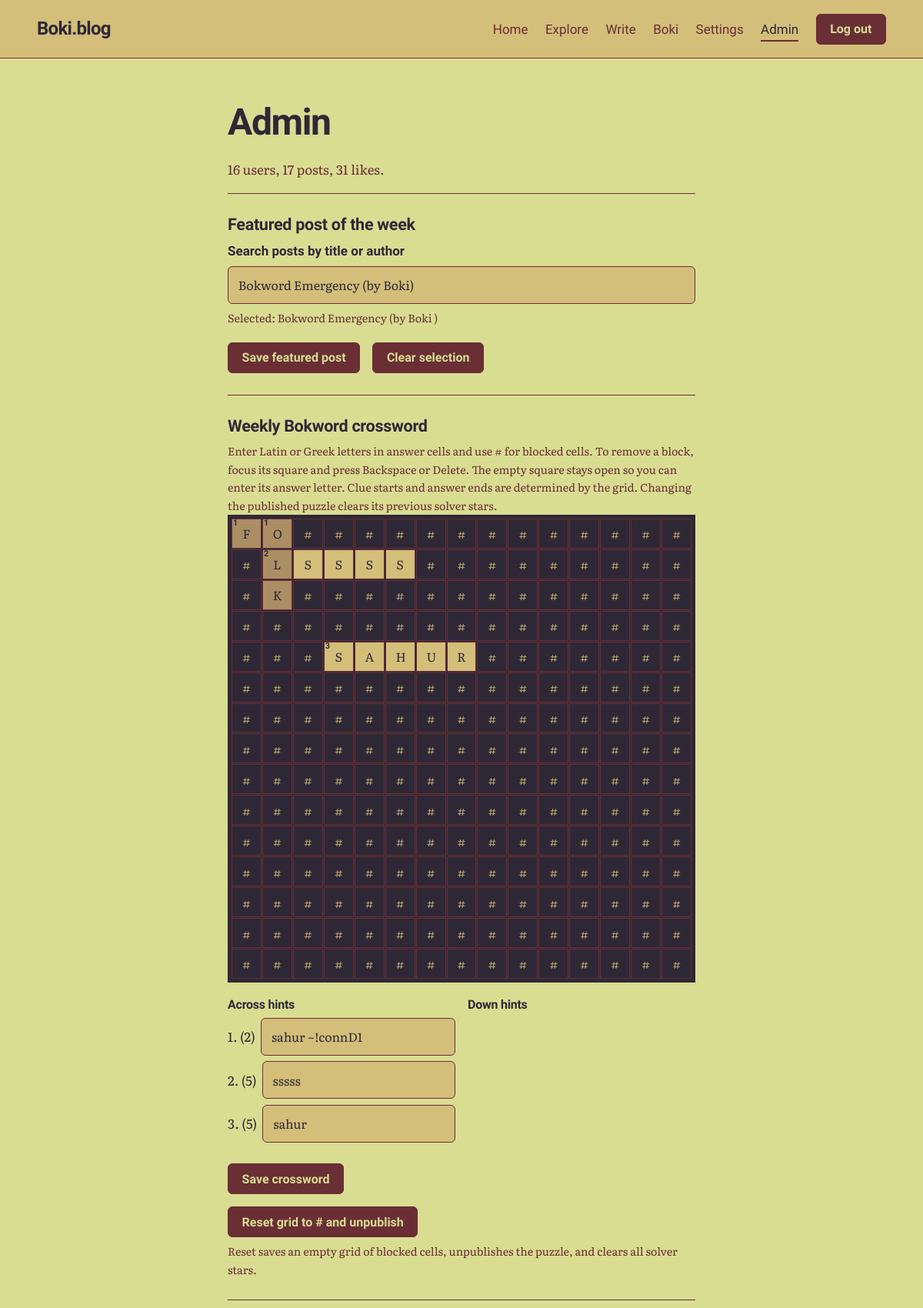
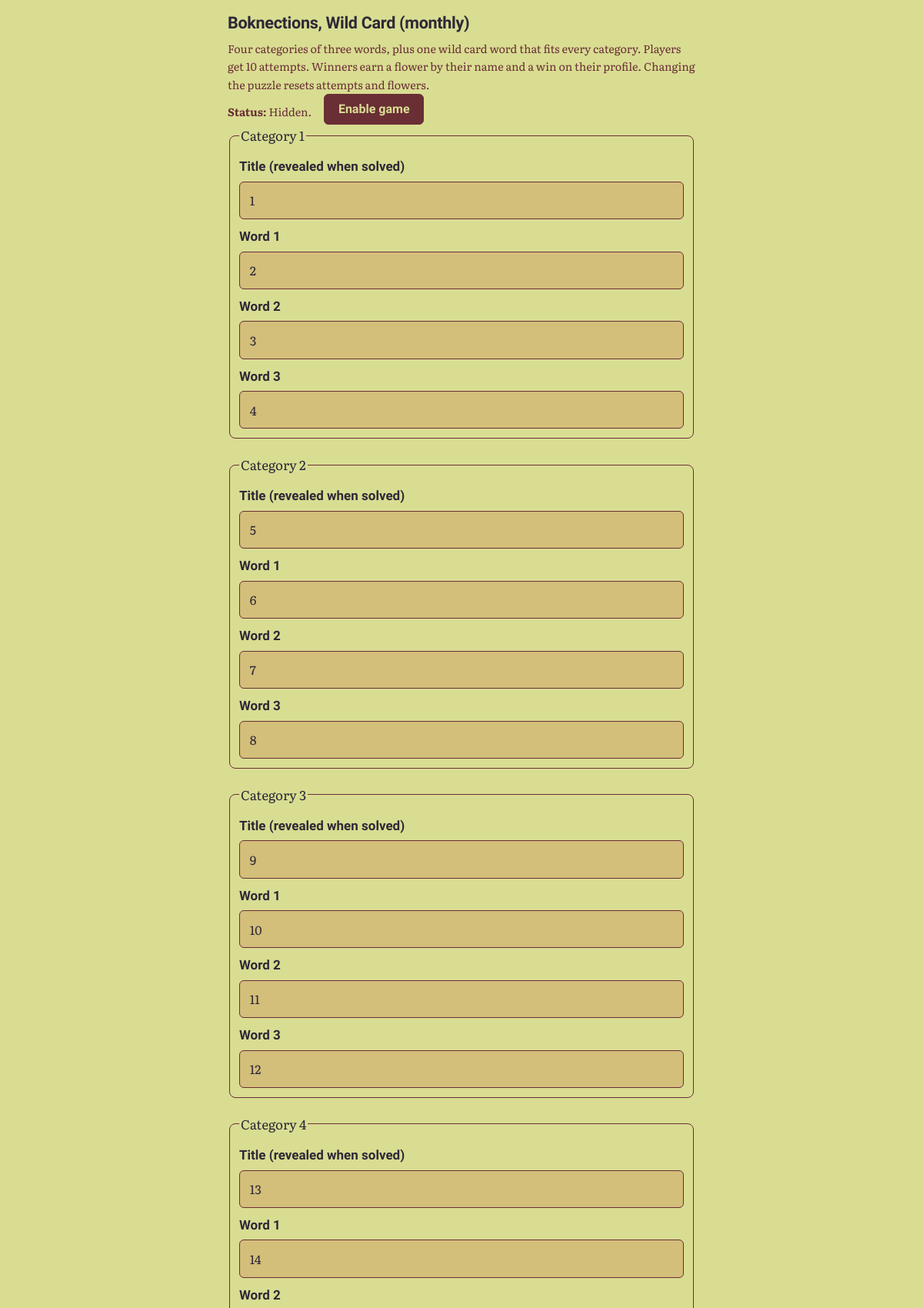
The page /admin (signed in, upper part) on the database its author committed (2 pictures, top to bottom).
### tables this page shows
CREATE TABLE users (
    id            INTEGER PRIMARY KEY,
    username      TEXT NOT NULL UNIQUE COLLATE NOCASE,
    password_hash TEXT NOT NULL,
    is_admin      INTEGER NOT NULL DEFAULT 0,
    created_at    TEXT NOT NULL DEFAULT (datetime('now')),
    bio           TEXT NOT NULL DEFAULT '',
    avatar        TEXT,
    profile_bg    TEXT NOT NULL DEFAULT '#D9DD92',
    profile_text  TEXT NOT NULL DEFAULT '#2E2836'
, avatar_position_x INTEGER NOT NULL DEFAULT 50, avatar_position_y INTEGER NOT NULL DEFAULT 50, bokword_victories INTEGER NOT NULL DEFAULT 0, boknections_victories INTEGER NOT NULL DEFAULT 0);

CREATE TABLE posts (
    id         INTEGER PRIMARY KEY,
    user_id    INTEGER NOT NULL REFERENCES users(id) ON DELETE CASCADE,
    title      TEXT NOT NULL,
    body       TEXT NOT NULL,
    created_at TEXT NOT NULL DEFAULT (datetime('now')),
    updated_at TEXT,
    image      TEXT,
    text_color TEXT NOT NULL DEFAULT '#2E2836',
    title_color TEXT NOT NULL DEFAULT '#2E2836',
    background_color TEXT NOT NULL DEFAULT '#D9DD92'
, accent_color TEXT NOT NULL DEFAULT '#6A2E35', surface_color TEXT NOT NULL DEFAULT '#D3BE7A', button_text_color TEXT NOT NULL DEFAULT '#D9DD92');

### app.py (the view)
@app.get("/admin")
@admin_required
def admin():
    featured_id = get_setting("featured_post_id")
    featured_post = None
    if featured_id and featured_id.isdigit():
        featured_post = db().execute(
            """SELECT p.id, p.title, u.username,
                      EXISTS(
                        SELECT 1 FROM crossword_completions c
                        JOIN crossword_state s ON s.id = 1
                        WHERE c.user_id = u.id AND c.puzzle_version = s.version
                      ) AS crossword_star
               FROM posts p
               JOIN users u ON u.id = p.user_id
               WHERE p.id = ?""", (featured_id,)
        ).fetchone()
    stats = {
        "users": db().execute("SELECT COUNT(*) FROM users").fetchone()[0],
        "posts": db().execute("SELECT COUNT(*) FROM posts").fetchone()[0],
        "likes": db().execute("SELECT COUNT(*) FROM likes").fetchone()[0],
    }
    crossword = get_crossword()
    crossword_rows = []
    crossword_clues = {}
    if crossword:
        crossword_rows = [
            crossword["solution"][row * 15:(row + 1) * 15]
            for row in range(15)
        ]
        crossword_clues = crossword["clues"]
    return render_template("admin.html", stats=stats, featured_post=featured_post,
                           boknections_on=boknections_enabled(),
                           boknections_puzzle=get_boknections(),
                           crossword=crossword, crossword_rows=crossword_rows,
                           crossword_clues=crossword_clues)

### app.py (called while the page is built)
def db():
    if "db" not in g:
        g.db = sqlite3.connect(DB_PATH)
        g.db.row_factory = sqlite3.Row
        g.db.execute("PRAGMA foreign_keys = ON")
    return g.db

def get_setting(key):
    row = db().execute("SELECT value FROM settings WHERE key = ?", (key,)).fetchone()
    return row["value"] if row else None

def get_crossword():
    row = db().execute(
        "SELECT solution, clues, version, updated_at FROM crossword_state WHERE id = 1"
    ).fetchone()
    if row is None or row["solution"] == "#" * 225:
        return None
    return {
        "solution": row["solution"],
        "clues": json.loads(row["clues"]),
        "version": row["version"],
        "updated_at": row["updated_at"],
    }

def boknections_enabled():
    return get_setting("boknections_enabled") == "1"

def get_boknections():
    row = db().execute(
        "SELECT puzzle, version FROM boknections_state WHERE id = 1").fetchone()
    if row is None:
        return None
    data = json.loads(row["puzzle"])
    return {"categories": data["categories"], "wild": data["wild"],
            "version": row["version"]}

def flower_usernames():
    if "flower_users" not in g:
        g.flower_users = set()
        if boknections_enabled():
            rows = db().execute(
                "SELECT u.username FROM boknections_progress p "
                "JOIN boknections_state s ON s.id = 1 AND s.version = p.puzzle_version "
                "JOIN users u ON u.id = p.user_id WHERE p.solved = 1").fetchall()
            g.flower_users = {row["username"] for row in rows}
    return g.flower_users

@app.after_request
def security_headers(resp):
    resp.headers["Content-Security-Policy"] = (
        "default-src 'self'; style-src 'self' 'unsafe-inline' https://fonts.googleapis.com; "
        "font-src https://fonts.gstatic.com; img-src 'self' data:; "
        "form-action 'self'; frame-ancestors 'none'; base-uri 'self'")
    resp.headers["X-Content-Type-Options"] = "nosniff"
    resp.headers["Referrer-Policy"] = "same-origin"
    return resp

@app.context_processor
def inject_site():
    return {"site_name": app.config["SITE_NAME"]}

def login_required(view):
    @wraps(view)
    def wrapped(*args, **kwargs):
        if g.user is None:
            flash("Log in to continue.", "info")
            return redirect(url_for("login", next=request.full_path.rstrip("?")))
        return view(*args, **kwargs)
    return wrapped

### templates/admin.html (shortened to what this page needs)
{% extends "base.html" %}
{% from "_macros.html" import user_name %}
{% block content %}
<div class="wrap page narrow">
  <h1 class="page-title">Admin</h1>
  <p class="muted">{{ stats.users }} users, {{ stats.posts }} posts, {{ stats.likes }} likes.</p>
  <section class="admin-block" aria-labelledby="feat-title">
    <h2 id="feat-title">Featured post of the week</h2>
    <form method="post" action="{{ url_for('admin_featured') }}" class="stack" data-admin-search-form>
      <div class="field-group">
        <label for="post-search">Search posts by title or author</label>
        <input id="post-search" type="search" autocomplete="off" maxlength="100"
               placeholder="Type at least two characters" data-admin-search
               data-search-url="{{ url_for('search_admin_posts') }}"
               value="{{ (featured_post.title ~ ' (by ' ~ featured_post.username ~ (' ★' if featured_post.crossword_star else '') ~ ')') if featured_post else '' }}"
               aria-controls="post-results" aria-describedby="post-search-help">
        <p class="help" id="post-search-help">
          {% if featured_post %}Selected: {{ featured_post.title }} (by {{ user_name(featured_post.username, featured_post.crossword_star) }})
          {% else %}No featured post selected.{% endif %}
        </p>
      </div>
      <div class="actions">
        <button class="button" type="submit">Save featured post</button>
        <button class="button secondary" type="button" data-clear-selection>Clear selection</button>
      </div>
    </form>
  </section>
  <section class="admin-block" id="crossword" aria-labelledby="crossword-title">
    <h2 id="crossword-title">Weekly Bokword crossword</h2>
    <p class="help">Enter Latin or Greek letters in answer cells and use # for blocked cells. To remove a block, focus its square and press Backspace or Delete. The empty square stays open so you can enter its answer letter. Clue starts and answer ends are determined by the grid. Changing the published puzzle clears its previous solver stars.</p>
    <form method="post" action="{{ url_for('admin_save_crossword') }}" class="stack" data-admin-crossword-form>
      <div class="admin-crossword-grid" role="group" aria-label="15 by 15 crossword solution editor" data-admin-crossword-grid>
        {% for row in range(15) %}
          {% for col in range(15) %}
            {% set value = crossword_rows[row][col] if crossword else '#' %}
            <div class="admin-crossword-square" data-admin-crossword-square="{{ row * 15 + col }}">
              <input class="admin-crossword-cell{% if value == '#' %} is-blocked{% endif %}"
                     type="text" maxlength="1" value="{{ value if value != '#' else '#' }}"
                     aria-label="Row {{ row + 1 }}, column {{ col + 1 }} (letter, blank open square, or # for blocked)"
                     data-admin-crossword-cell>
            </div>
          {% endfor %}
        {% endfor %}
      </div>
      <div class="crossword-clue-editor">
        <section><h3>Across hints</h3><div data-admin-across-clues></div></section>
        <section><h3>Down hints</h3><div data-admin-down-clues></div></section>
      </div>
      <div class="actions">
        <button class="button" type="submit">{{ 'Save crossword' if crossword else 'Publish crossword' }}</button>
      </div>
    </form>
    {% if crossword %}
      <form method="post" action="{{ url_for('admin_reset_crossword') }}" class="actions crossword-reset-form">
        <button class="button danger" type="submit">Reset grid to # and unpublish</button>
      </form>
      <p class="help">Reset saves an empty grid of blocked cells, unpublishes the puzzle, and clears all solver stars.</p>
    {% endif %}
  </section>
  <section class="admin-block" id="boknections" aria-labelledby="boknections-title">
    <h2 id="boknections-title">Boknections, Wild Card (monthly)</h2>
    <p class="help">Four categories of three words, plus one wild card word that fits every category. Players get 10 attempts. Winners earn a flower by their name and a win on their profile. Changing the puzzle resets attempts and flowers.</p>
    <form method="post" action="{{ url_for('admin_toggle_boknections') }}" class="actions">
      <p class="help"><strong>Status:</strong> {{ 'Shown on the home page' if boknections_on else 'Hidden' }}.</p>
      <button class="button {{ 'secondary' if boknections_on else '' }}" type="submit">{{ 'Disable game' if boknections_on else 'Enable game' }}</button>
    </form>
    <form method="post" action="{{ url_for('admin_save_boknections') }}" class="stack">
      {% for i in range(1, 5) %}
        {% set cat = boknections_puzzle.categories[i - 1] if boknections_puzzle else none %}
        <fieldset class="bokn-admin-category">
          <legend>Category {{ i }}</legend>
          <div class="field-group">
            <label for="cat{{ i }}_title">Title (revealed when solved)</label>
            <input id="cat{{ i }}_title" name="cat{{ i }}_title" type="text" maxlength="60" required value="{{ cat.title if cat else '' }}">
          </div>
          {% for j in range(1, 4) %}
            <div class="field-group">
              <label for="cat{{ i }}_word{{ j }}">Word {{ j }}</label>
              <input id="cat{{ i }}_word{{ j }}" name="cat{{ i }}_word{{ j }}" type="text" maxlength="40" required value="{{ cat.words[j - 1] if cat else '' }}">
            </div>
          {% endfor %}
        </fieldset>
      {% endfor %}
    </form>
  </section>
</div>
{% endblock %}

### templates/_macros.html (shortened to what this page needs)
{% macro user_name(username, crossword_star=false) %}
  {{ username }}
{% endmacro %}

### static/style.css (style rules this page uses)
:root { --bg: #D9DD92; --surface: #D3BE7A; --ink: #2E2836; --chrome-ink: var(--ink); --ink-soft: #6A2E35; --line: #6A2E35; --accent: #6A2E35; --accent-ink: #D9DD92; --mark: #D3BE7A; --danger: #6A2E35; --ok: #2E2836; --font-display: "Bricolage Grotesque", "Helvetica Neue", Arial, sans-serif; --font-body: "Literata", Georgia, "Times New Roman", serif; --measure: 38rem; --page: 72rem; --gap: clamp(1.25rem, 4vw, 3rem); }
*, *::before, *::after { box-sizing: border-box; }
html { -webkit-text-size-adjust: 100%; }
body { margin: 0; min-height: 100vh; display: flex; flex-direction: column; background: var(--bg); color: var(--ink); font-family: var(--font-body); font-size: 1.0625rem; line-height: 1.65; }
h1, h2, h3, h4 { font-family: var(--font-display); line-height: 1.12; letter-spacing: -0.015em; margin: 0; }
.wrap { width: min(100% - 2 * var(--gap), var(--page)); margin-inline: auto; }
.muted { color: var(--ink-soft); }
.crossword-grid, .admin-crossword-grid { display: grid; grid-template-columns: repeat(15, minmax(0, 1fr)); grid-template-rows: repeat(15, minmax(0, 1fr)); width: min(100%, 39rem); aspect-ratio: 1; gap: 1px; padding: 2px; background: var(--ink); border: 3px solid var(--ink); }
.admin-crossword-cell.is-connected:not(.is-blocked) { background: #AC8E65; }
.crossword-clues h3, .crossword-clue-editor h3 { font-size: 1rem; margin-bottom: 0.5rem; }
.bokn-admin-category { display: grid; gap: 0.5rem; border: 1px solid var(--line); border-radius: 8px; padding: 0.75rem; }
.admin-crossword-grid { width: min(100%, 39rem); aspect-ratio: 1; gap: 1px; }
.admin-crossword-square { position: relative; min-width: 0; min-height: 0; width: 100%; height: 100%; }
.admin-crossword-cell { min-width: 0; min-height: 0; width: 100%; height: 100%; border: 0; border-radius: 0 !important; padding: 0; background: var(--surface); color: var(--ink); text-align: center; text-transform: uppercase; font: 600 clamp(0.55rem, 1.5vw, 1rem) var(--font-display); }
.admin-crossword-cell.is-blocked { background: var(--ink); color: var(--surface); }
.crossword-clue-editor { display: grid; grid-template-columns: repeat(auto-fit, minmax(16rem, 1fr)); gap: 1rem; }
.crossword-clue-editor section { min-width: 0; }
.crossword-reset-form { margin-top: 1rem; }
.page { padding-block: clamp(2rem, 5vw, 3.5rem) clamp(3rem, 8vw, 6rem); }
.page.narrow { max-width: 38rem; margin-inline: auto; }
.page-title { font-size: clamp(2rem, 5vw, 3rem); font-weight: 800; letter-spacing: -0.03em; margin-bottom: 1.25rem; }
input[type="text"], input[type="password"], input[type="search"], select, textarea { width: 100%; padding: 0.65rem 0.8rem; border: 1px solid var(--line); border-radius: 6px; background: var(--surface); color: var(--ink); font: inherit; font-size: 1rem; }
.stack { display: grid; gap: 1.25rem; }
.field-group label { display: block; margin-bottom: 0.35rem; font-family: var(--font-display); font-weight: 600; }
.help { margin: 0.35rem 0 0; font-size: 0.9rem; color: var(--ink-soft); }
.actions { display: flex; flex-wrap: wrap; align-items: center; gap: 1rem; }
.button { display: inline-block; padding: 0.6rem 1.1rem; border: 1px solid var(--accent); border-radius: 6px; background: var(--accent); color: var(--accent-ink); font-family: var(--font-display); font-weight: 600; font-size: 1rem; text-decoration: none; cursor: pointer; }
.button.secondary, .button.danger { background: var(--accent); border-color: var(--accent); color: var(--accent-ink); }
.admin-block { padding-block: 1.75rem; border-top: 1px solid var(--line); }
.admin-block h2 { font-size: 1.35rem; margin-bottom: 0.5rem; }

### rows shown on the page
users: username "Boki Boki"
posts: title.username "Bokword Emergency (by Boki)", title "Bokword Emergency"

### other values the page prints
{{ site_name }} "Boki.blog"
{{ stats.users }} "16"
{{ stats.posts }} "17"
{{ stats.likes }} "31"
{{ 'Save crossword' if crossword else 'Publish crossword' }} "Save crossword"
{{ 'Shown on the home page' if boknections_on else 'Hidden' }} "Hidden"
{{ 'Disable game' if boknections_on else 'Enable game' }} "Enable game"
{{ i }} "1" "2" "3" "4"
{{ j }} "1" "2" "3" "1" "2" "3" "1" "2" "3" "1" "2"
